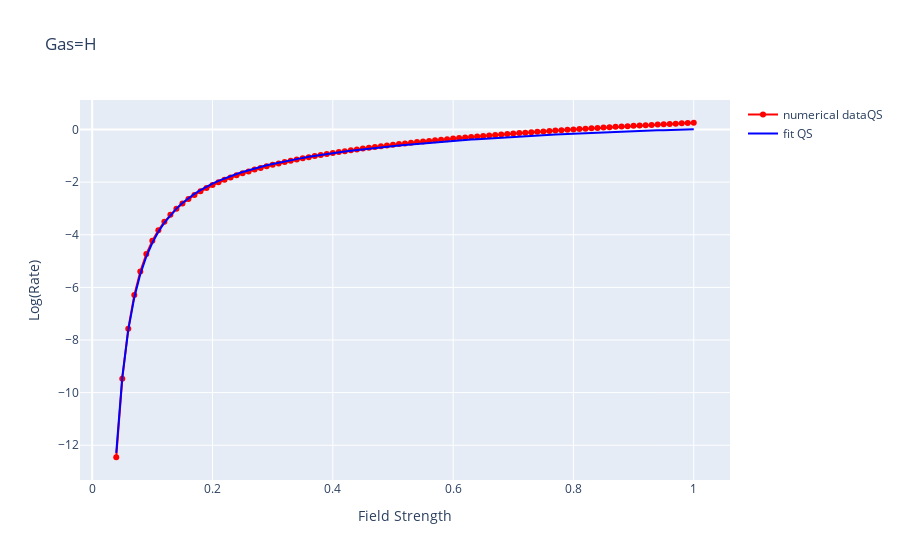
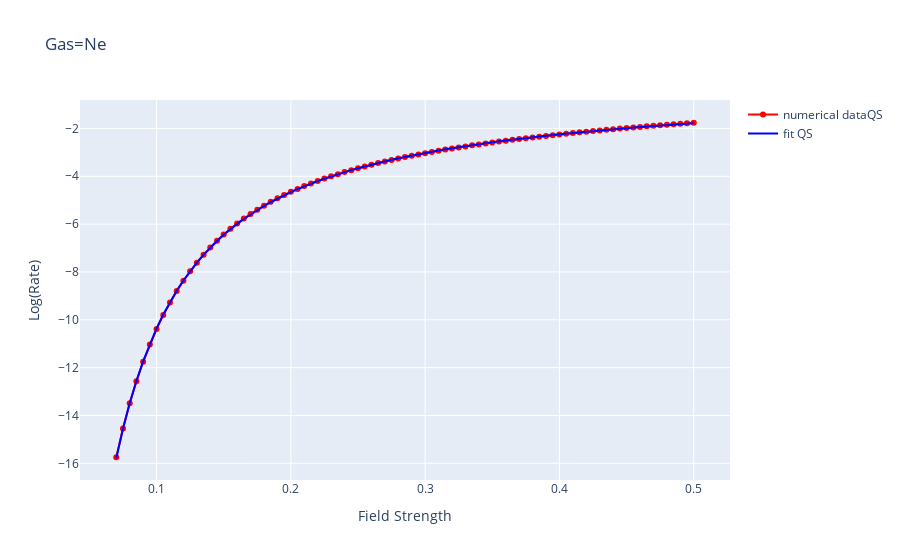
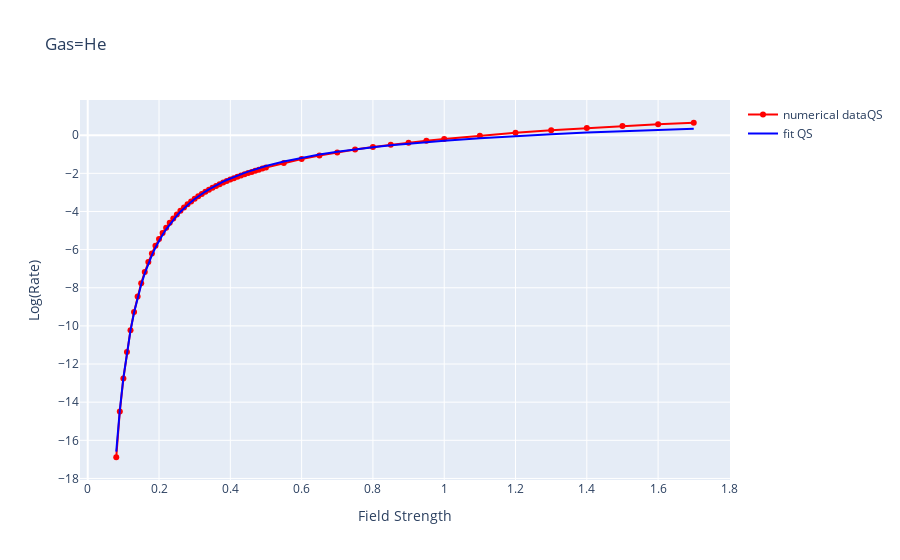
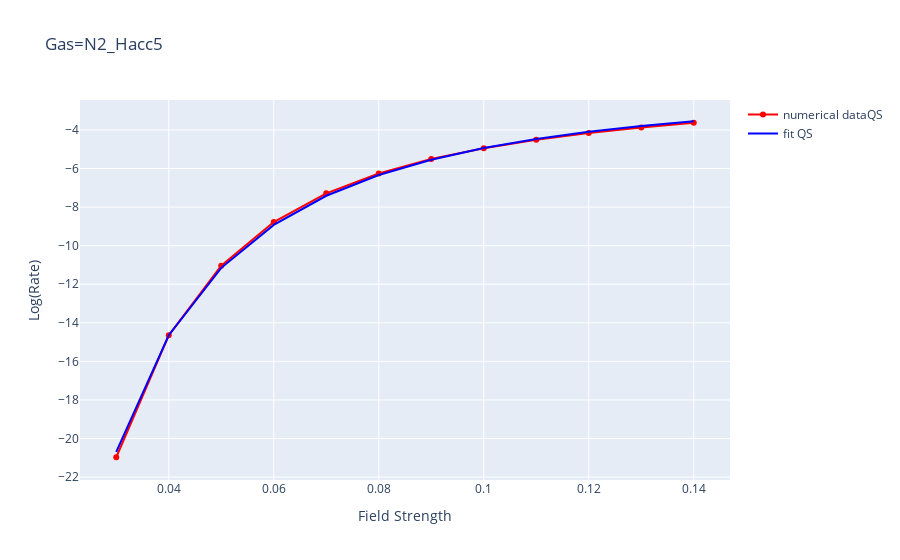

Write notebook code for charts like these, in order.
### Markdown cell above
## fit for Numerical QS rates

### Code cell
gasAr = ["H", "Ne", "He", "N2_Hacc5", "He_Hacc5", "H2_Hacc5", "CO_Hacc5", "Cs", "K", "Fr", "Rb"]
for gas in gasAr:
    params = Parameters()
    # add with tuples: (NAME VALUE  VARY   MIN   MAX  EXPR  BRUTE_STEP)
    params.add('Multiplier', min=1e-3, max=1e3, vary=True, expr=None, brute_step=None)
    IpInit=IpEV_dict.get(gas)/27.2114
    params.add('Ip', value=IpInit, min=IpInit*0.9, vary=False, max=IpInit*1.1, expr=None, brute_step=None)
    params.add('αPol', value= αPol_dict.get(gas), vary=False, expr=None, brute_step=None)
    gammaInit=3/2/params['Ip'].value
    params.add('gamma', value=gammaInit, vary=True, min=gammaInit*0.1, max=gammaInit*2) 
    # gamma is a common parameter, usually used to simultaneously change all vars
    # the following variables are all defined via gamma in the funciton residuals. And the fit parameters here act as more precise tuning tool
    params.add('e0', value=1, vary=True, brute_step=None, min=0., max=10)
    params.add('a0', value=1, min=0.9, vary=False, max=1.1, expr=None, brute_step=None)
    params.add('a1', value=1+0*(params["gamma"]/2-0.25), vary=False, expr=None, brute_step=None)
    params.add('b0', value=1+0*(-1+4*params['Ip']-5*params['Ip']**2+2*params['Ip']**3), vary=False)
    params.add('b1', value=1, min=0.9, vary=False, max=1.1, expr=None, brute_step=None)
    params.add('b2', value=1, min=0.9, max=1.1, vary=False, expr=None, brute_step=None)
    params.add('p1', value=3.5, min=2.5, vary=False, max=4.5, expr=None, brute_step=None)
    params.add('d1',  expr='0.5/gamma')
    ArminRate=pd.read_table(f"/home/manoram/Mathematica/{gas}.rate", comment='#', sep=" +", engine='python', names=["field", "Y"], usecols=[0,1], skiprows=1)
    ArminRate["Function_to_fit"]="Log_QSRate"
    dataQS=ArminRate[ArminRate.field<=4*params['Ip']/4] #only field 4 times the ABI limit
    #dataQS["Function_to_fit"]="Log_QSRate"
    uncertaintyQS=dataQS.Y.to_numpy()*np.linspace(1e-2,0.05, len(dataQS.field))
    ## create array of dictionaries as x
    out = minimize(residuals, params, args=(None, None, dataQS, uncertaintyQS), method='dual_annealing', nan_policy='omit')
    fig = go.Figure()
    fig.add_trace(go.Scatter(x=ArminRate.field, y=ArminRate.Y, mode='lines+markers', name='numerical dataQS', line=dict(color='red')))
    fig.add_trace(go.Scatter(x=ArminRate.field, y=model_unified(out.params, ArminRate), mode='lines', name='fit QS', line=dict(color='blue')))
    fig.update_layout(title=rf'Gas={gas}',
                              xaxis_title='Field Strength',
                              yaxis_title='Log(Rate)')
    fig.show()
    print(out.params.valuesdict())
    out.params.pretty_print()
    #break
